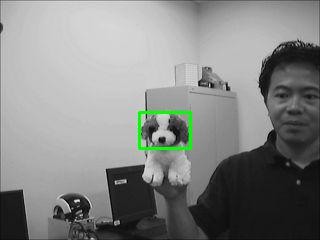
#> input picture CSK/img/dog1_1.jpg, 320 x 240 px, given in place of the camera
$ python main_video.py
#> lines starting #> are read from the running program, lines starting #| are printed output that depends on the picture
### CSK/csk.py
import numpy as np

class CSK:
    def __init__(self):
        self.eta = 0.075
        self.sigma = 0.2
        self.lmbda = 0.01

    def init(self,frame,x1,y1,width,height):
        # Save position and size of bbox
        self.x1 = x1
        self.y1 = y1
        self.width = width if width%2==0 else width-1
        self.height = height if height%2==0 else height-1

        # Crop & Window
        self.x = self.crop(frame,x1,y1,self.width,self.height)

        # Generate regression target
        self.y = self.target(self.width,self.height)
        self.prev = np.unravel_index(np.argmax(self.y, axis=None), self.y.shape) # Maximum position

        # Training
        self.alphaf = self.training(self.x,self.y,self.sigma,self.lmbda)

    # [22 lines left out: function update, not called in this run]


    def dgk(self, x1, x2, sigma):
        c = np.fft.fftshift(np.fft.ifft2(np.fft.fft2(x1)*np.conj(np.fft.fft2(x2))))
        # print(x1.flatten(1))
        d = np.dot(np.conj(x1.flatten('F')),x1.flatten('F')) + np.dot(np.conj(x2.flatten('F')),x2.flatten('F')) - 2*c
        k = np.exp(-1/sigma**2*np.abs(d)/np.size(x1))
        return k

    def training(self, x, y, sigma, lmbda):
        k = self.dgk(x, x, sigma)
        alphaf = np.fft.fft2(y)/(np.fft.fft2(k)+lmbda)
        return alphaf

    # [4 lines left out: function detection, not called in this run]

    def window(self,img):
        height = img.shape[0]
        width = img.shape[1]

        j = np.arange(0,width)
        i = np.arange(0,height)
        J, I = np.meshgrid(j,i)
        window = np.sin(np.pi*J/width)*np.sin(np.pi*I/height)
        windowed = window*((img/255)-0.5)

        return windowed

    def crop(self,img,x1,y1,width,height):
        pad_y = [0,0]
        pad_x = [0,0]

        if (y1-height/2) < 0:
            y_up = 0
            pad_y[0] = int(-(y1-height/2))
        else:
            y_up = int(y1-height/2)

        if (y1+3*height/2) > img.shape[0]:
            y_down = img.shape[0]
            pad_y[1] = int((y1+3*height/2) - img.shape[0])
        else:
            y_down = int(y1+3*height/2)

        if (x1-width/2) < 0:
            x_left = 0
            pad_x[0] = int(-(x1-width/2))
        else:
            x_left = int(x1-width/2)

        if (x1+3*width/2) > img.shape[1]:
            x_right = img.shape[1]
            pad_x[1] = int((x1+3*width/2) - img.shape[1])
        else:
            x_right = int(x1+3*width/2)

        cropped = img[y_up:y_down,x_left:x_right]
        padded = np.pad(cropped,(pad_y,pad_x),'edge')
        windowed = self.window(padded)
        return windowed

    def target(self,width,height):
        double_height = 2 * height
        double_width = 2 * width
        s = np.sqrt(double_height*double_width)/16

        j = np.arange(0,double_width)
        i = np.arange(0,double_height)
        J, I = np.meshgrid(j,i)
        y = np.exp(-((J-width)**2+(I-height)**2)/s**2)

        return y

### CSK/main_video.py
import cv2
import csk
from csk import *
import numpy as np
from imageio import imread, imsave
import time


# for my_pic2
ori_width = 1280
ori_height = 720
resize_width = 320
resize_height = 180
x1 = int(470 * (resize_width / ori_width)) # position x of the top-left corner of bounding box
# y1 = int(120 * (resize_height / ori_height)) # position y of the top-left corner of bounding box
y1 = 0
width = int(300 * (resize_width / ori_width)) # the width of bounding box
# height = int(380 * (resize_height / ori_height)) # the height of bounding box
height = int(ori_height * (resize_height / ori_height))
tracker = csk.CSK() # CSK instpance


# cap = cv2.VideoCapture(0)
cap = cv2.VideoCapture(1)
i = 0
while 1:
    ret, frame = cap.read()
#> frame is the input picture: shape (240, 320, 3); mean B, G, R 132.1, 133.8, 132.1
    frame = cv2.cvtColor(frame, cv2.COLOR_BGR2GRAY)
#> frame: shape (240, 320)
    frame = cv2.resize(frame, (resize_height, resize_width))
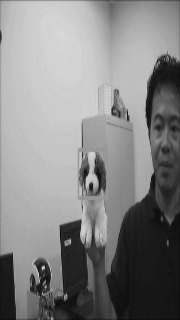
#> frame: shape (320, 180); min 3, max 224, mean 133
    i += 1
    if i == 1: # 1st frame
        print("init") # progress
        tracker.init(frame,x1,y1,width,height) # initialize CSK tracker with GT bounding box
#> in crop, `cropped = img[y_up:y_down,x_left:x_right]`:
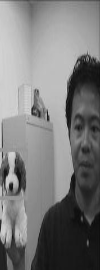
#> cropped: shape (270, 100); min 9, max 214, mean 122.6
#> in crop, `padded = np.pad(cropped,(pad_y,pad_x),'edge')`:
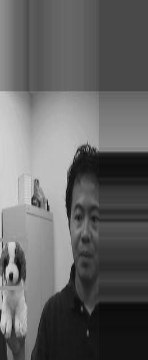
#> padded: shape (360, 148); min 9, max 214, mean 99.3
#> in window, `windowed = window*((img/255)-0.5)`:
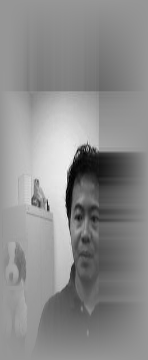
#> windowed: shape (360, 148) float64; min -0.431, max 0.3, mean -0.0296; drawn with min black and max white
#> in dgk, `k = np.exp(-1/sigma**2*np.abs(d)/np.size(x1))`:
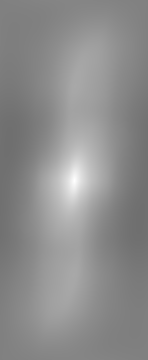
#> k: shape (360, 148) float64; min 0.437, max 1, mean 0.552
#> in training, `alphaf = np.fft.fft2(y)/(np.fft.fft2(k)+lmbda)`:
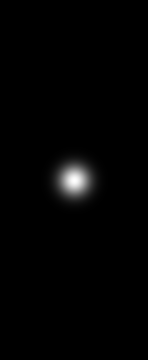
#> y: shape (360, 148) float64; min 9.21e-80, max 1, mean 0.0123
    else: # other frames
        print("tracking") # progress
        x1, y1 = tracker.update(frame) # update CSK tracker and output estimated position
    frame = cv2.rectangle(cv2.cvtColor(frame, cv2.COLOR_GRAY2BGR), \
                  (x1, y1), (x1 + width, y1 + height), (0, 255, 0), 2)
#> frame: shape (320, 180, 3)
    cv2.imshow("cap", frame)
    if cv2.waitKey(100) & 0xff == ord('q'):
#> (key q is pressed here)
        cap.release()
        cv2.destroyAllWindows()
        break
cap.release()
cv2.destroyAllWindows()
